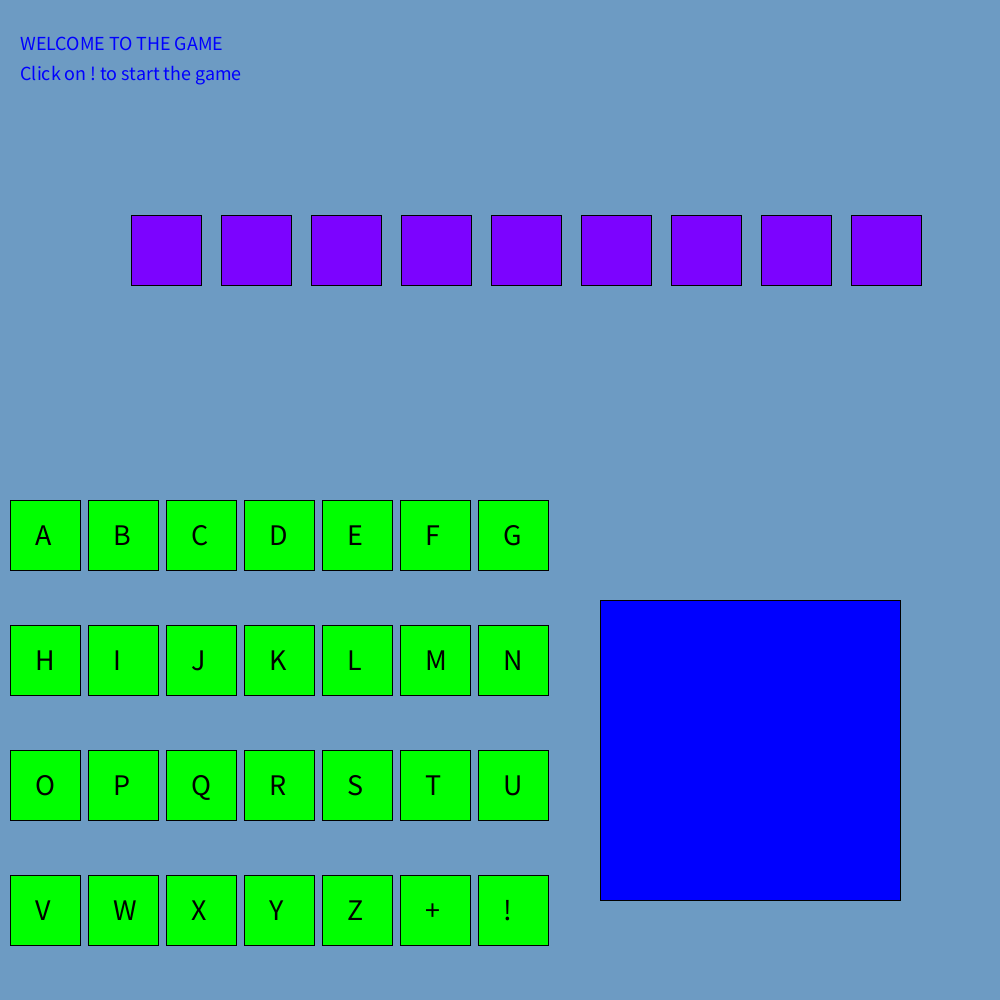
Frame 1 (no input)
Frame 60 (the mouse pressed at the canvas centre just before this capture): identical to frame 1, image omitted
Frame 120 (the mouse held since frame 60 and released just before this capture): identical to frame 1, image omitted

The Processing sketch that drew this single still picture (run headless with seeded random() and noise(); from frame 60 on, the mouse is pressed at the canvas centre):

// Processing sketch: game
// ── game.pde
String[] ListOfWords = {"baboons", "beavers", "cats", "chickens", "choughs", "dolphins", "eagles", 
  "elephants", "flamingos", "giraffes", "fish", "hedgehog", "hornet", "kangaroos"};
int[] positionY = new int[4];
int[] positionX = new int[7];
int[] positionSecret = new int[20];
char[] charactor = new char[28];
boolean[] click = new boolean[28];
int[][] convert = new int[4][7];
float[] dotX = new float[28];
float[] dotY = new float[28];
color[] c = new color[28];
String secretWord = ListOfWords[round(random(13))].toUpperCase();
boolean[] checkChar= new boolean[28];
String[] answer = new String[randomWord()];
String done;
int X = 10;
int m = 65;
int num = 0;
int maxNum = randomWord();
boolean bonus = false;

void setup() {
  size(1000, 1000);
  int Y = height/2;
  for (int i = 0; i < 4; i++ ) {
    positionY[i] = Y;
    Y += height/8;
  }
  for (int j = 0; j < 7; j++ ) {
    positionX[j] = X;
    X += width/12 - 5;
  }
  for (int i = 0; i < 28; i++) {
    checkChar[i] = false;
  }
  for (int i = 0; i< randomWord()+2; i++) {
    dotX[i] = random(((width*3/4) - 135), ((width*3/4)+135));
    dotY[i] = random(((height*3/4) - 135), ((height*3/4)+135));
    c[i] = color(0, 255, 0);
  }
  println(secretWord);
}

void draw() {
  background(#6d9bc3);
  rectMode(CORNER);
  keypad();
  game_instruction();
  rectMode(CENTER);
  screen();
  chance_box();
  if (click[27] == true) {
    randomCircle();
    //check();
    bonus();
    if(!gameEnd()){
     check(); 
    };
  }
  frameRate(5);
  //printArray(int(charactor));
}

char array_of_char(int x) {
  for (int k = 0; k < 26; k++ ) {
    charactor[k] = char(m);
    if (m < 65+25) {
      m ++;
    } else {
      m = 65;
    }
  }
  charactor[26] = char(43);
  charactor[27] = char(33);
  return charactor[x];
}

void game_instruction() {
  fill(0, 0, 255);
  textSize(20);
  text("WELCOME TO THE GAME", 20, 50);
  text("Click on ! to start the game", 20, 80);
  textSize(15);
  if (click[27] == true) {
    text("You have " + randomWord() + " words to Guess", 20, 120);
  }
  if (bonus == true) {
    textSize(20);
    text("Please click on + to get bonus chance!!",width/6,height/6);
  }
}

void screen() {
  int wordX = width/6;
  for (int i = 0; i< randomWord(); i++) {
    positionSecret[i] = wordX;
    fill(#7C03FF);
    rect(wordX, height/4, 70, 70);
    if (checkChar[i] == true) {
      fill(#05FFF0);
      textSize(30);
      text((secretWord.toLowerCase()).charAt(i), wordX - 10, height/4+15);
    }
    wordX += 90;
  }
  randomWord();
}

void keypad() {
  int k = 0;
  for (int i = 0; i < 4; i++) {
    for (int j = 0; j < 7; j++ ) {
      convert[i][j] = k;
      fill(0, 255, 0);
      rect(positionX[j], positionY[i], 70, 70);
      fill(0);
      textSize(30);
      text(array_of_char(k), positionX[j]+25, positionY[i]+45);
      if (click[k] == true) {
        line(positionX[j], positionY[i], positionX[j] + 70, positionY[i] +70);
      }
      k++;
    }
  }
}

void check() {
  for (int i = 0; i < 28; i++) {
    for (int k = 0; k < randomWord(); k++) {
      if (click[i] == true) {
        if (array_of_char(i) == (secretWord.charAt(k))) {
          checkChar[k] = true;
          answer[k] = str(secretWord.charAt(k));
        }
      }
    }
  }
}

void bonus() {
  if (click[26] == true) {
    for (int i = randomWord(); i < randomWord() + 2; i++) {
      ellipseMode(CENTER);
      fill(c[i]);
      ellipse(dotX[i], dotY[i], 30, 30);
    }
  }
}

void randomCircle() {
  if (click[27] == true) {
    for (int i = 0; i < randomWord(); i++ ) {
      ellipseMode(CENTER);
      fill(c[i]);
      ellipse(dotX[i], dotY[i], 30, 30);
    }
  }
}

void chance_box() {
  fill(0, 0, 255);
  rect((width*3)/4, (height*3)/4, 300, 300);
}

int randomWord() {
   
  return secretWord.length();
}

boolean gameEnd() {
  
  boolean end = false;
  done = join(answer,"");
  if (num<maxNum) {
    if (done.equals(secretWord)) {
      fill(0,0,255);
      textSize(15);
      text("You Win!!!",width/6,height/6+30);
    }
    end = true;
  } 
  else if (num >= maxNum) {
      fill(0,0,255);
      textSize(15);
      text("Better Luck Next Time, Word = " + secretWord,width/6,height/6+30);
      end = true;
  }
  return end;
}
   

void mouseClicked() {
    for (int i = 0; i < 4; i++) {
      for (int j = 0; j < 7; j++ ) {
        if (mouseX > positionX[j] && mouseX < positionX[j] + 70) {
          if (mouseY > positionY[i] && mouseY < positionY[i] + 70) {
            click[convert[i][j]] = true;
            if (click[26] == true && bonus == false) {
              click[26] = false;
            }
            if (click[27] == false) {
              click[convert[i][j]] = false;
            } 
          if (click[27] == true && convert[i][j] < 26) {
            c[num] = color(255, 0, 0);
            if (num < maxNum) {
              num +=1;
              if (maxNum - num == 1) {
                bonus = true;
                if (click[26] == true) {
                  maxNum += 2;
                }
              }
            }
          }
        }
      }
    }
  }
}
